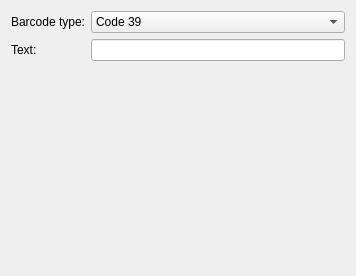
<?xml version="1.0" encoding="UTF-8"?>
<ui version="4.0">
 <class>QReportPropertyPageBarcode</class>
 <widget class="QWidget" name="QReportPropertyPageBarcode">
  <property name="geometry">
   <rect>
    <x>0</x>
    <y>0</y>
    <width>356</width>
    <height>276</height>
   </rect>
  </property>
  <property name="windowTitle">
   <string>Form</string>
  </property>
  <layout class="QFormLayout" name="formLayout">
   <property name="labelAlignment">
    <set>Qt::AlignLeading|Qt::AlignLeft|Qt::AlignVCenter</set>
   </property>
   <item row="0" column="0">
    <widget class="QLabel" name="label">
     <property name="text">
      <string>Barcode type:</string>
     </property>
    </widget>
   </item>
   <item row="0" column="1">
    <widget class="QComboBox" name="comboBox">
     <item>
      <property name="text">
       <string>Code 39</string>
      </property>
     </item>
     <item>
      <property name="text">
       <string>Code 39 extented</string>
      </property>
     </item>
     <item>
      <property name="text">
       <string>Code 128</string>
      </property>
     </item>
     <item>
      <property name="text">
       <string>Code 128 large</string>
      </property>
     </item>
     <item>
      <property name="text">
       <string>Dobson</string>
      </property>
     </item>
    </widget>
   </item>
   <item row="1" column="0">
    <widget class="QLabel" name="label_2">
     <property name="text">
      <string>Text:</string>
     </property>
    </widget>
   </item>
   <item row="1" column="1">
    <widget class="QLineEdit" name="lineEdit"/>
   </item>
  </layout>
 </widget>
 <resources/>
 <connections/>
</ui>
